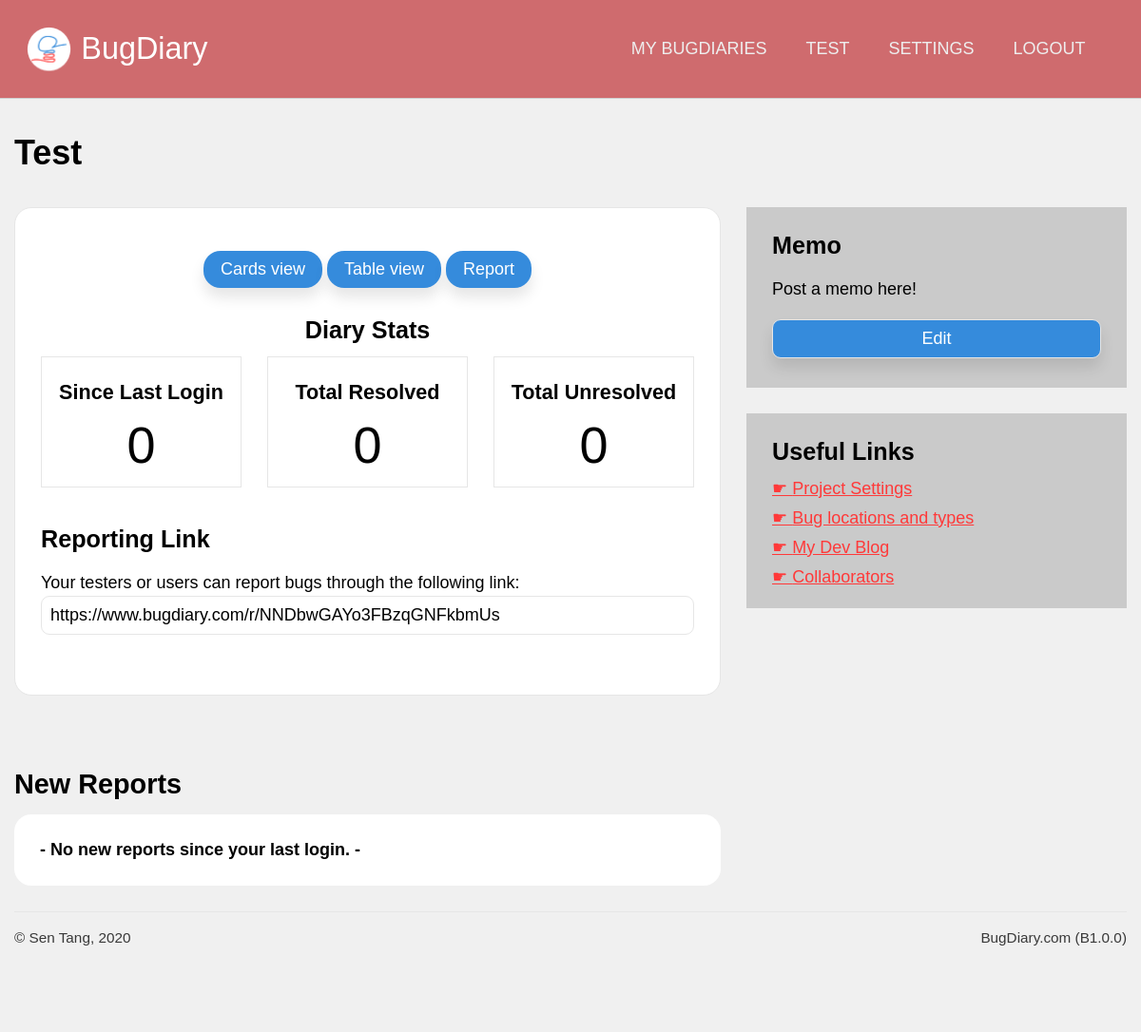
The app's page /projects/view/NNDbwGAYo3FBzqGNFkbmUs (signed in) with its own data.
### application/models.py (models this page shows, shortened)
class Projects(db.Model):
    id  = db.Column(db.Integer, primary_key = True, nullable = False)
    url = db.Column(db.String(22), index = True, unique = True, nullable = False)
    name = db.Column(db.String(100), nullable = False)
    description = db.Column(db.Text, nullable = False)
    creation_date = db.Column(db.DateTime, index = True, nullable = False)
    expiry_date = db.Column(db.DateTime, index = True, nullable = False)
    status = db.Column(db.String(10), nullable = False)
    access_code = db.Column(db.String(50), nullable = True)
    last_activity = db.Column(db.DateTime(), default = dt.datetime.now())
    memo = db.Column(db.String(500), default = "Post a memo here!")
    owner = db.Column(db.Integer, db.ForeignKey('users.id')) #linked
    bugs = db.relationship('Bugs', backref = 'containing_project', cascade = "all,delete")
    locations = db.relationship('Project_bug_locations', backref = 'locations_in', cascade = "all,delete")
    types = db.relationship('Project_bug_types', backref = 'types_in', cascade = "all,delete")
    settings = db.relationship('Project_settings', backref = 'settings_for', cascade = "all,delete", uselist = False)
    blog_posts = db.relationship('Blog_posts', backref= 'post_target', cascade = "all,delete")

### application/projects/views.py (the view)
@projects.route('/view/<string:project_url>')
@login_required
def dashboard(project_url):
    target_project = Projects.query.filter_by(url = project_url).first()
    since_last_login = Bugs.query.filter_by(project = target_project.id).filter(Bugs.report_date > current_user.last_login).filter_by(status = "PENDING").count()
    resolved = Bugs.query.filter_by(project = target_project.id).filter_by(status = "RESOLVED").count()
    unresolved = Bugs.query.filter_by(project = target_project.id).filter_by(status = "PENDING").count()
    new_reports = Bugs.query.filter_by(project = target_project.id).filter(Bugs.report_date > current_user.last_login).filter_by(status = "PENDING")
    if target_project == None:
        flash("Sorry, the Bug Diary you were trying to access could not be found. It might have expired or you might have entered a typo.")
        return redirect(url_for('users.dashboard'))
    return render_template('dashboard.html', project = target_project, since_last_login = since_last_login, resolved = resolved, unresolved = unresolved, new_reports = new_reports if since_last_login != 0 else None)

### application/models.py (called while the page is built)
@login_manager.user_loader
def load_user(user_id):
    return Users.query.get(user_id)

### application/projects/templates/projects/dashboard.html (shortened to what this page needs)
{% extends 'confined.html' %}
{% import 'macros.html' as macros %}
{% block custom_nav %}
{{ macros.project_nav(project) }}
{% endblock %}
{% block main %}
<h1>{{ project.name }}</h1>
<div class="main-aside">
    <main>
        <div class="block lined rounded text-centered bg-white">
            <div>
                <a href="{{ url_for('projects.view_bugs', project_url = project.url, view_type = 'cards') }}" class="button-secondary rounded shadowed">Cards view</a>
                <a href="{{ url_for('projects.view_bugs', project_url = project.url, view_type = 'tables') }}" class="button-secondary rounded shadowed">Table view</a>
                <a href="{{ url_for('core.redirect_to', project_url = project.url )}}" class="button-secondary rounded shadowed">Report</a>
            </div>
            <h3>Diary Stats</h3>
            <div class="block-comparison-3">
                <div class="comp1 text-centered lined bg-white">
                    <h4>Since Last Login</h4>
                    <span class="bignum">{{ since_last_login }}</span>
                </div>
                <div class="comp2 text-centered lined bg-white">
                    <h4>Total Resolved</h4>
                    <span class="bignum">{{ resolved }}</span>
                </div>
                <div class="comp3 text-centered lined bg-white">
                    <h4>Total Unresolved</h4>
                    <span class="bignum">{{ unresolved }}</span>
                </div>
            </div>
            <div style="text-align: left">
                <h3>Reporting Link</h3>
                <p>
                    Your testers or users can report bugs through the following link:
                    <input type="text" readonly value="https://www.bugdiary.com/r/{{ project.url }}">
                </p>
            </div>
        </div>
        <div class="spacer-small"></div>
        <h2>New Reports</h2>
        {% if new_reports != None %}
            {% for bug in new_reports %}
            {{ macros.bugcard(bug, False) }}
            {% endfor %}
        {% else %}
            <div class="bg-white rounded block">
                <b>- No new reports since your last login. - </b>
            </div>
        {% endif %}
    </main>
    <aside>
        <div class="sidebar-block bg-gray">
            <h3>Memo</h3>
            <p class="linebreak" id="memo-content">{{ project.memo }}</p>
            <button id="memo-edit-button" type="button" class="button-secondary rounded shadowed button-styled" onclick="edit_memo()">Edit</button type="button">
        </div>
        <div class="sidebar-block bg-gray">
            <h3>Useful Links</h3>
            <a href="{{ url_for('projects.settings', project_url = project.url) }}" class="navigation">Project Settings</a>
            <a href="{{ url_for('projects.location_and_type', project_url = project.url) }}" class="navigation">Bug locations and types</a>
            <a href="{{ url_for('projects.blog', project_url = project.url) }}" class="navigation">My Dev Blog</a>
            <a href="{{ url_for('projects.collaborators', project_url = project.url) }}" class="navigation">Collaborators</a>
        </div>
    </aside>
</div>
{% endblock %}

### application/templates/macros.html (shortened to what this page needs)
{% macro project_nav(project) %}
<a href="{{ url_for('users.dashboard') }}">My BugDiaries</a>
<a href="{{ url_for('projects.dashboard', project_url = project.url) }}">{{project.name}}</a>
<a href="{{ url_for('projects.settings', project_url = project.url) }}">Settings</a>
<a href="{{ url_for('users.logout') }}">Logout</a>
{% endmacro %}

### application/static/css/unilay5.css (style rules this page uses)
body { font-size: 18px; font-family: sans-serif; color: #000; margin: 0; padding: 0; background-color: #f0f0f0; }
header nav a, header #navigation a { text-transform: uppercase; display: inline-block; color: #eeeeee; text-decoration: none; padding: 0 1em; font-family: "Trebuchet MS", Helvetica, sans-serif; }
p { line-height: 150%; }
main a.button-secondary, main a.button-primary { padding: 0.5em 1em; text-decoration: none; margin: 1em auto; display: inline-block; text-align: center; }
main a.button-secondary { background-color: #358bdc; color: #fff; }
a:link, a:visited { color: #ff3939; }
a.navigation { display: block; margin: 0.5em 0; }
a.navigation:before { content: "☛ "; }
h2, h3, h4, h5 { margin: 0.5em 0; }
h1 { color: inherit; font-size: 2em; margin: 1em 0; }
h2 { color: inherit; font-size: 1.6em; }
h3 { color: inherit; font-size: 1.4em; }
h4 { color: inherit; font-size: 1.2em; }
.block { padding: 1.5em; margin-bottom: 1.5em; }
.sidebar-block { padding: 0.75em 1.5em; margin-bottom: 1.5em; }
.block-comparison-3 { display: grid; grid-template-areas: "comp1 comp2 comp3"; grid-template-columns: 1fr 1fr 1fr; grid-gap: 1.5em; }
.block-comparison-3 .comp1 { grid-area: comp1; }
.block-comparison-3 .comp2 { grid-area: comp2; }
.block-comparison-3 .comp3 { grid-area: comp3; }
.block-comparison-3 .comp1, .block-comparison-3 .comp2, .block-comparison-3 .comp3 { padding: 0.75em; margin-bottom: 1.5em; }
.aside-main, .main-aside { display: grid; grid-gap: 1.5em; }
.aside-main main, .main-aside main { grid-area: main; }
.aside-main aside, .main-aside aside { grid-area: aside; }
.main-aside { grid-template-areas: "main aside"; grid-template-columns: auto 400px; }
.spacer-small { padding-bottom: 2em; }
.lined { border: 1px solid #e6e6e6; }
.rounded { border-radius: 1em 1em 1em 1em; -moz-border-radius: 1em 1em 1em 1em; -webkit-border-radius: 1em 1em 1em 1em; }
.shadowed { -webkit-box-shadow: 0px 10px 15px 0px rgba(0, 0, 0, 0.1); -moz-box-shadow: 0px 10px 15px 0px rgba(0, 0, 0, 0.1); box-shadow: 0px 10px 15px 0px rgba(0, 0, 0, 0.1); }
.text-centered { text-align: center; }
.bg-white { background-color: #fff; }
.bg-gray { background-color: #cacaca; }
input[type=text], input[type=number], input[type=submit], input[type=password], select, textarea, .button-styled { font-size: 1em; padding: 0.5em; -webkit-appearance: none; -moz-appearance: none; appearance: none; width: 100%; border: 1px solid; font-family: inherit; margin-bottom: 1em; border-color: #e6e6e6; -webkit-box-sizing: border-box; -moz-box-sizing: border-box; box-sizing: border-box; border-radius: 0.5em 0.5em 0.5em 0.5em; -moz-border-radius: 0.5em 0.5em 0.5em 0.5em; -webkit-border-radius: 0.5em 0.5em 0.5em 0.5em; }
.button-secondary { background-color: #358bdc; color: #fff; }

### application/static/css/custom.css (style rules this page uses)
.bignum { font-size: 3em; }
p.linebreak { white-space: pre-line; }

### records on screen
Projects: name "TEST", name "Test", url "https://www.bugdiary.com/r/NNDbwGAYo3FBzqGNFkbmUs", memo "Post a memo here!"

### other values on screen
{{ since_last_login }} "0"
{{ resolved }} "0"
{{ unresolved }} "0"
{{ version }} "B1.0.0"
